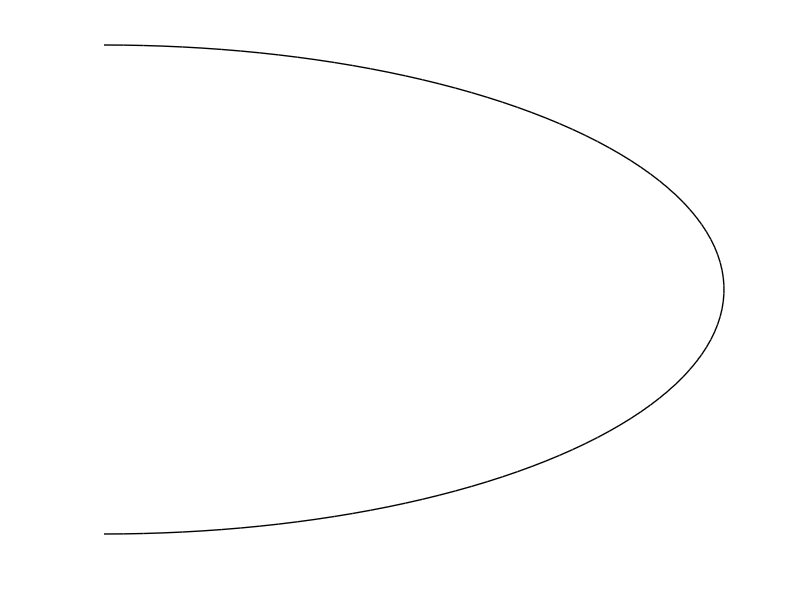

Source code (MATLAB): (Note: this script raises an error after producing the figure.)
% To plot the positive reference system
th = linspace( pi/2, -pi/2, 100);
R = 1;  %or whatever radius you want
x = R*cos(th) + 5;
y = R*sin(th) + 4;
grid off
plot(x,y,'Color','black','linewidth',1); axis off;
hold on
arrow([min(x),max(y)],[min(x)-0.1,max(y)])
arrow([5.45,3.5],[5.45,4.5])
arrow([5,4],[5.9,4])
hold off
text(5.375,4.4,'+','fontsize',20,'fontweight','bold')
text(4.925,4.9,'+','fontsize',20,'fontweight','bold')
text(5.85,3.9,'+','fontsize',20,'fontweight','bold')
